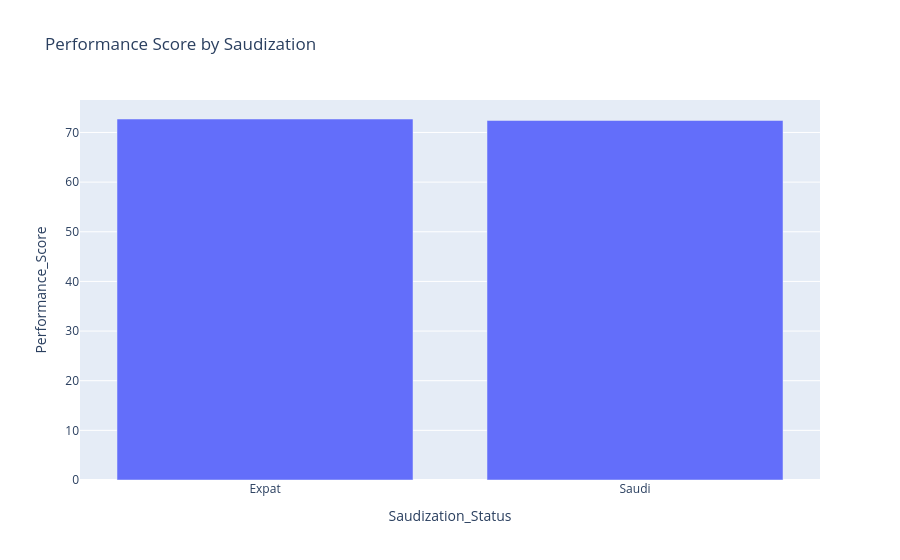

Notebook code cell kept with this figure:
### Code cell
fig3 = px.bar(performance_by_nationalization, x='Saudization_Status', y='Performance_Score', title='Performance Score by Saudization')
fig3.show()

### Figure 1 — Plotly figure (JSON) as saved in the notebook; plotly's stock layout.template omitted (floating-point values rounded to 4 significant figures)
{"data": [{"hovertemplate": "Saudization_Status=%{x}<br>Performance_Score=%{y}<extra></extra>", "legendgroup": "", "marker": {"color": "#636efa", "pattern": {"shape": ""}}, "name": "", "orientation": "v", "showlegend": false, "textposition": "auto", "type": "bar", "x": ["Expat", "Saudi"], "xaxis": "x", "y": [72.71, 72.42], "yaxis": "y"}], "layout": {"barmode": "relative", "legend": {"tracegroupgap": 0}, "title": {"text": "Performance Score by Saudization"}, "xaxis": {"anchor": "y", "domain": [0, 1], "title": {"text": "Saudization_Status"}}, "yaxis": {"anchor": "x", "domain": [0, 1], "title": {"text": "Performance_Score"}}}}
